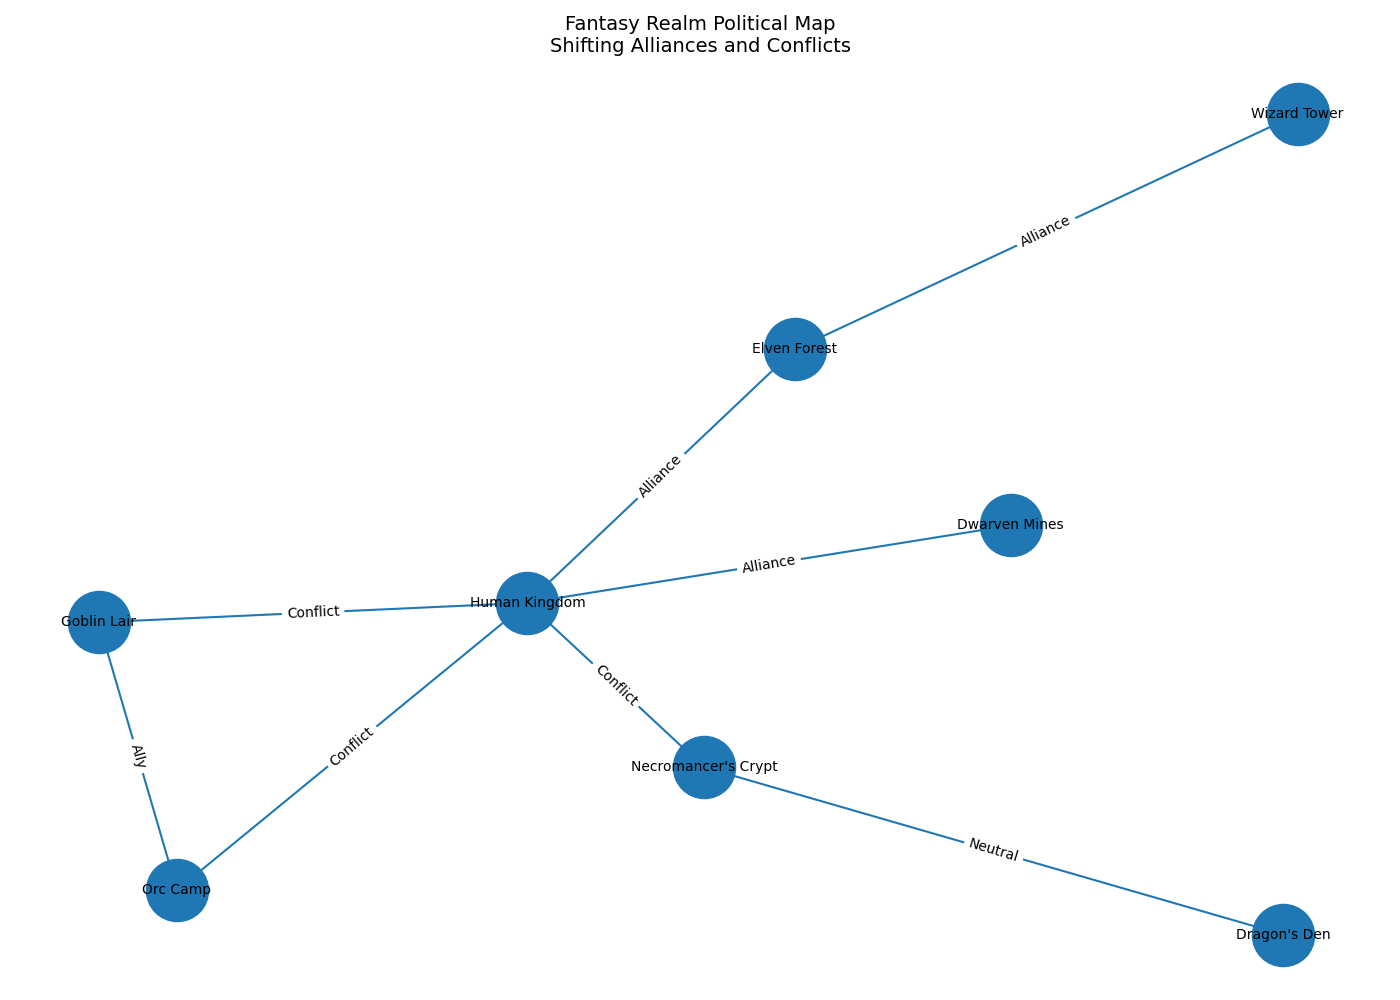

This figure's Python source:
import matplotlib.pyplot as plt
import networkx as nx

nodes = [
    "Elven Forest", "Dwarven Mines", "Human Kingdom",
    "Orc Camp", "Wizard Tower", "Goblin Lair",
    "Dragon's Den", "Necromancer's Crypt"
]

edges = {
    ("Elven Forest", "Human Kingdom"): {'relation': 'Alliance', 'weight': 5},
    ("Dwarven Mines", "Human Kingdom"): {'relation': 'Alliance', 'weight': 4},
    ("Human Kingdom", "Orc Camp"): {'relation': 'Conflict', 'weight': 6},
    ("Wizard Tower", "Elven Forest"): {'relation': 'Alliance', 'weight': 3},
    ("Goblin Lair", "Orc Camp"): {'relation': 'Ally', 'weight': 4},
    ("Dragon's Den", "Necromancer's Crypt"): {'relation': 'Neutral', 'weight': 2},
    ("Necromancer's Crypt", "Human Kingdom"): {'relation': 'Conflict', 'weight': 5},
    ("Human Kingdom", "Goblin Lair"): {'relation': 'Conflict', 'weight': 3}
}

G = nx.DiGraph()
G.add_nodes_from(nodes)
for (start, end), attrs in edges.items():
    G.add_edge(start, end, **attrs)

pos = nx.spring_layout(G, seed=42)
plt.figure(figsize=(14, 10))

# Consistent color applied across nodes and edges
consistent_color = '#1f77b4' 

nx.draw_networkx_nodes(G, pos, node_size=2000, node_color=consistent_color, edgecolors=consistent_color)
nx.draw_networkx_labels(G, pos, font_size=10, font_color='black')

for (start, end), attrs in edges.items():
    nx.draw_networkx_edges(G, pos, edgelist=[(start, end)], arrowstyle='-|>', arrowsize=15, width=1.5, edge_color=consistent_color)
    nx.draw_networkx_edge_labels(G, pos, edge_labels={(start, end): attrs['relation']}, font_color='black')

plt.title("Fantasy Realm Political Map\nShifting Alliances and Conflicts", fontsize=14)

plt.grid(True)
plt.axis('off')
plt.tight_layout()

plt.show()
